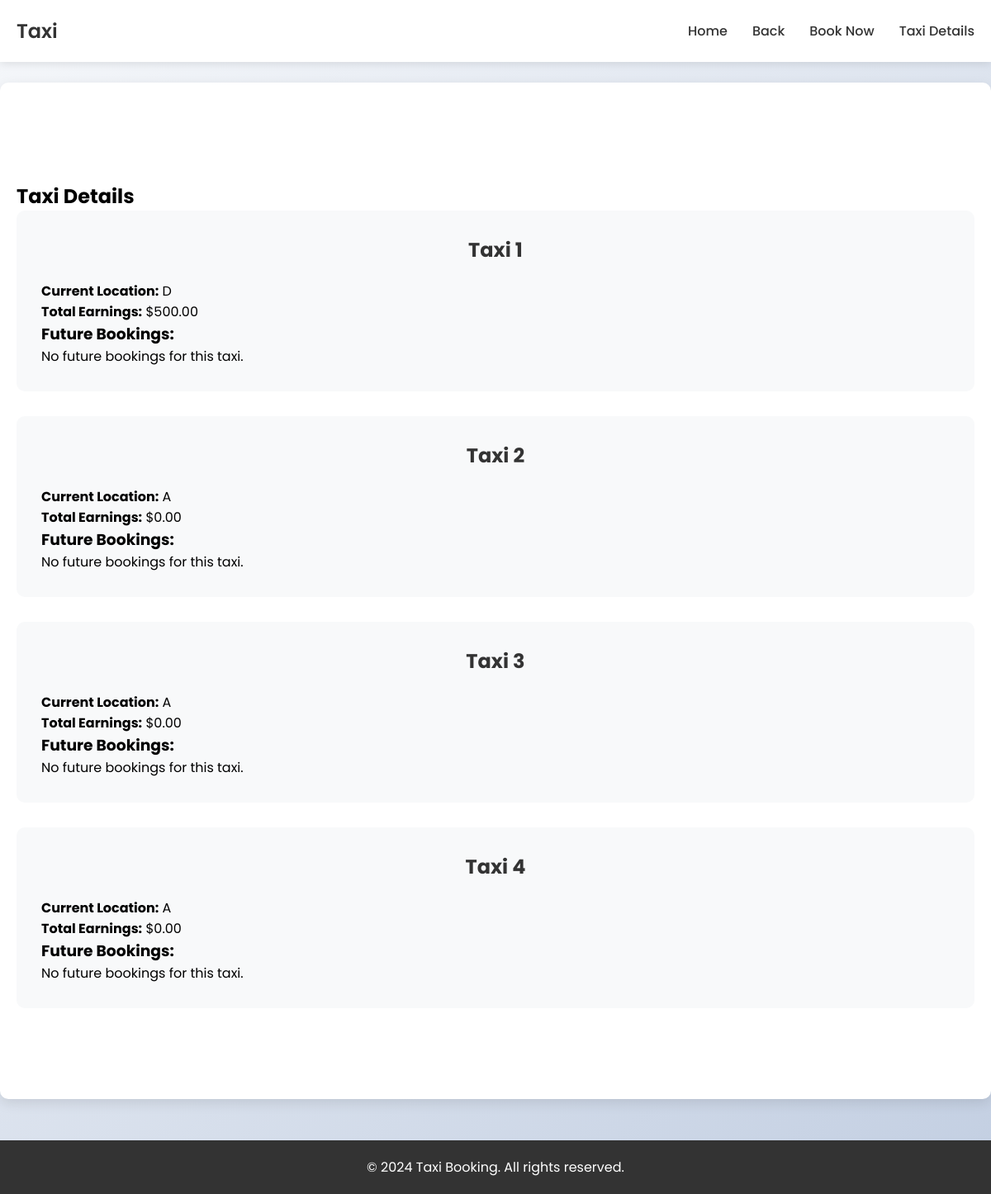
The app's page /taxis/ with its own data.
### app/models.py (models this page shows, shortened)
class Taxi(models.Model):
    taxi_id = models.IntegerField(unique=True)
    current_location = models.CharField(max_length=1, default='A')
    earnings = models.DecimalField(max_digits=10, decimal_places=2, default=0)

### app/views.py (the view)
# urls.py: path('taxis/', views.taxi_details, name='taxi_details'),
def taxi_details(request):
    taxis = Taxi.objects.all()
    current_time=timezone.now()
    for taxi in taxis:
        taxi.future_bookings = Booking.objects.filter(
            taxi=taxi,
            drop_time__gt=current_time
        ).order_by('pickup_time')
    return render(request, 'taxi_details.html', {'taxis': taxis,})

### app/templates/taxi_details.html (shortened to what this page needs)
{% load static %}
<!DOCTYPE html>
<html lang="en">
<head>
    <link rel="stylesheet" href="https://cdnjs.cloudflare.com/ajax/libs/font-awesome/5.15.3/css/all.min.css">
</head>
<body>
    <header>
        <div class="container">
            <nav>
                <div class="logo">Taxi</div>
                <div class="nav-links">
                    <a href="{% url 'index' %}">Home</a>
                    <a href="{% url 'index' %}">Back</a>
                    <a href="{% url 'book_taxi' %}">Book Now</a>
                    <a href="{% url 'taxi_details' %}">Taxi Details</a>
                </div>
            </nav>
        </div>
    </header>
    <section class="taxi-details">
        <div class="container">
            <h1>Taxi Details</h1>
            {% for taxi in taxis %}
                <div class="taxi-info">
                    <h2>Taxi {{ taxi.id }}</h2>
                    <p><strong>Current Location:</strong> {{ taxi.current_location }}</p>
                    <p><strong>Total Earnings:</strong> ${{ taxi.earnings }}</p>
                    <h3>Future Bookings:</h3>
                    {% if taxi.future_bookings %}
                        <table>
                            <thead>
                                <tr>
                                    <th>Booking ID</th>
                                    <th>Customer</th>
                                    <th>Pickup</th>
                                    <th>Drop</th>
                                    <th>Pickup Date & Time</th>
                                    <th>Drop Date & Time</th>
                                    <th>Amount</th>
                                    <th>Action</th>
                                </tr>
                            </thead>
                            <tbody>
                                {% for booking in taxi.future_bookings %}
                                    <tr>
                                        <td>{{ booking.id }}</td>
                                        <td>{{ booking.customer.name }}</td>
                                        <td>{{ booking.pickup_point }}</td>
                                        <td>{{ booking.drop_point }}</td>
                                        <td>{{ booking.pickup_time|date:"M d, Y H:i" }}</td>
                                        <td>{{ booking.drop_time|date:"M d, Y H:i" }}</td>
                                        <td>${{ booking.fare }}</td>
                                        <td class="action-links">
                                            <a href="{% url 'booking_details' booking.id %}">View Details</a>
                                        </td>
                                    </tr>
                                {% endfor %}
                            </tbody>
                        </table>
                    {% else %}
                        <p>No future bookings for this taxi.</p>
                    {% endif %}
                </div>
            {% endfor %}
        </div>
    </section>
    <footer>
        <div class="container">
            <p>&copy; 2024 Taxi Booking. All rights reserved.</p>
        </div>
    </footer>
</body>
</html>

### app/templates/taxi_details.html (style rules this page uses)
* { margin: 0; padding: 0; box-sizing: border-box; }
body { font-family: 'Poppins', sans-serif; background: linear-gradient(135deg, #f5f7fa 0%, #c3cfe2 100%); min-height: 100vh; }
.container { max-width: 1200px; margin: 0 auto; padding: 0 20px; }
header { background-color: #ffffff; box-shadow: 0 2px 10px rgba(0,0,0,0.1); position: fixed; width: 100%; top: 0; z-index: 1000; }
nav { display: flex; justify-content: space-between; align-items: center; padding: 20px 0; }
.logo { font-size: 24px; font-weight: 600; color: #333; }
.nav-links { display: flex; gap: 30px; }
.nav-links a { text-decoration: none; color: #333; font-weight: 500; transition: color 0.3s ease; }
.taxi-details { background-color: #ffffff; border-radius: 10px; padding: 40px; margin-top: 100px; box-shadow: 0 5px 15px rgba(0,0,0,0.1); }
.taxi-details h2 { text-align: center; margin-bottom: 30px; color: #333; }
footer { background-color: #333; color: #fff; text-align: center; padding: 20px 0; margin-top: 50px; }
.taxi-details { padding: 120px 0 80px; background-color: #ffffff; }
.taxi-info { background-color: #f8f9fa; border-radius: 10px; padding: 30px; margin-bottom: 30px; }
.taxi-info h2 { color: #333; margin-bottom: 20px; }

### records on screen
Taxi: id "1", current_location "D", earnings "500.00", shows "No future bookings for this taxi."
Taxi: id "2", current_location "A", earnings "0.00", shows "No future bookings for this taxi."
Taxi: id "3", current_location "A", earnings "0.00", shows "No future bookings for this taxi."
Taxi: id "4", current_location "A", earnings "0.00", shows "No future bookings for this taxi."
